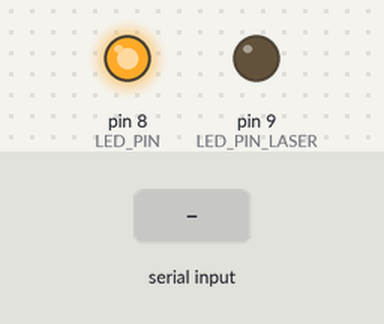
Bench run of a sketch on a simulated Arduino Uno, built with avr-gcc and run on an emulated ATmega328P. Shown: output pins drawn as LEDs (lit = HIGH). Inputs (shaded band) come from the test bench.

Above: at 1.2 s.
1.3 s: byte 190 (0xbe) received over Serial
At 2.7 s:
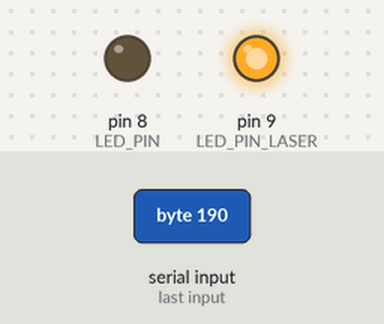
Timing chart, 0 to 4.3 s (numbered marks = the images above; inputs shaded):
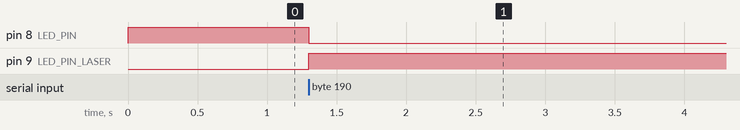

The sketch:

arduino_opto.ino
```cpp
#define LED_PIN 8
#define LED_PIN_LASER 9

void setup() {
  pinMode(LED_PIN, OUTPUT);
  pinMode(LED_PIN_LASER, OUTPUT);
  led_off();
  Serial.begin(9600);
}

void led_on(){
  digitalWrite(LED_PIN, LOW);
  digitalWrite(LED_PIN_LASER, HIGH);
}

void led_off(){
  digitalWrite(LED_PIN, HIGH);
  digitalWrite(LED_PIN_LASER, LOW);
}

void loop() {
  if (Serial.available() > 0) {
    byte incomingByte = Serial.read();
    if (incomingByte == 0xbe) {
      led_on();
    } else if (incomingByte == 0xef) {
      led_off();
    }
  }
}
```

Measured:
- after the input at 1.3 s, pin 8 (LED_PIN): HIGH → LOW at once; pin 9 (LED_PIN_LASER): LOW → HIGH at once
